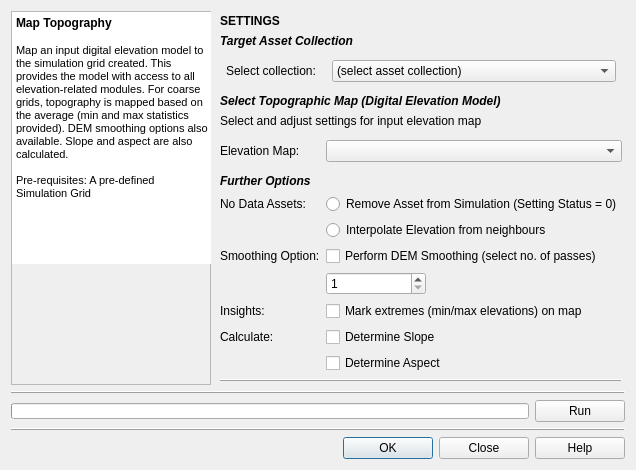
<?xml version="1.0" encoding="UTF-8"?>
<ui version="4.0">
 <class>Map_Topography</class>
 <widget class="QDialog" name="Map_Topography">
  <property name="geometry">
   <rect>
    <x>0</x>
    <y>0</y>
    <width>630</width>
    <height>470</height>
   </rect>
  </property>
  <property name="windowTitle">
   <string>Map Topography to Simulation</string>
  </property>
  <property name="windowIcon">
   <iconset resource="../../../../../Dropbox/UrbanBEATS Master Project/graphics/ubeats.qrc">
    <normaloff>:/icons/topography.png</normaloff>:/icons/topography.png</iconset>
  </property>
  <layout class="QGridLayout" name="gridLayout">
   <item row="4" column="0" colspan="2">
    <widget class="QWidget" name="buttons_widget" native="true">
     <layout class="QHBoxLayout" name="horizontalLayout">
      <property name="spacing">
       <number>6</number>
      </property>
      <property name="leftMargin">
       <number>0</number>
      </property>
      <property name="topMargin">
       <number>0</number>
      </property>
      <property name="rightMargin">
       <number>0</number>
      </property>
      <property name="bottomMargin">
       <number>0</number>
      </property>
      <item>
       <spacer name="horizontalSpacer">
        <property name="orientation">
         <enum>Qt::Horizontal</enum>
        </property>
        <property name="sizeHint" stdset="0">
         <size>
          <width>40</width>
          <height>20</height>
         </size>
        </property>
       </spacer>
      </item>
      <item>
       <widget class="QPushButton" name="ok_button">
        <property name="minimumSize">
         <size>
          <width>90</width>
          <height>0</height>
         </size>
        </property>
        <property name="whatsThis">
         <string>&lt;html&gt;&lt;head/&gt;&lt;body&gt;&lt;p&gt;Resets all parameters of this module in the current 'scenario time step' to the default values.&lt;/p&gt;&lt;/body&gt;&lt;/html&gt;</string>
        </property>
        <property name="text">
         <string>OK</string>
        </property>
        <property name="icon">
         <iconset resource="../../../../../Dropbox/UrbanBEATS Master Project/graphics/ubeats.qrc">
          <normaloff>:/icons/check.png</normaloff>:/icons/check.png</iconset>
        </property>
       </widget>
      </item>
      <item>
       <widget class="QPushButton" name="close_button">
        <property name="minimumSize">
         <size>
          <width>90</width>
          <height>0</height>
         </size>
        </property>
        <property name="text">
         <string>Close</string>
        </property>
        <property name="icon">
         <iconset resource="../../../../../Dropbox/UrbanBEATS Master Project/graphics/ubeats.qrc">
          <normaloff>:/icons/delete-icon.png</normaloff>:/icons/delete-icon.png</iconset>
        </property>
       </widget>
      </item>
      <item>
       <widget class="QPushButton" name="help_button">
        <property name="minimumSize">
         <size>
          <width>90</width>
          <height>0</height>
         </size>
        </property>
        <property name="text">
         <string>Help</string>
        </property>
        <property name="icon">
         <iconset resource="../../../../../Dropbox/UrbanBEATS Master Project/graphics/ubeats.qrc">
          <normaloff>:/icons/Help-icon.png</normaloff>:/icons/Help-icon.png</iconset>
        </property>
       </widget>
      </item>
     </layout>
    </widget>
   </item>
   <item row="0" column="0">
    <widget class="QFrame" name="frame">
     <property name="minimumSize">
      <size>
       <width>200</width>
       <height>0</height>
      </size>
     </property>
     <property name="maximumSize">
      <size>
       <width>200</width>
       <height>16777215</height>
      </size>
     </property>
     <property name="frameShape">
      <enum>QFrame::StyledPanel</enum>
     </property>
     <property name="frameShadow">
      <enum>QFrame::Raised</enum>
     </property>
     <layout class="QVBoxLayout" name="verticalLayout_6">
      <property name="spacing">
       <number>0</number>
      </property>
      <property name="leftMargin">
       <number>0</number>
      </property>
      <property name="topMargin">
       <number>0</number>
      </property>
      <property name="rightMargin">
       <number>0</number>
      </property>
      <property name="bottomMargin">
       <number>0</number>
      </property>
      <item>
       <widget class="QTextBrowser" name="description">
        <property name="minimumSize">
         <size>
          <width>200</width>
          <height>0</height>
         </size>
        </property>
        <property name="maximumSize">
         <size>
          <width>200</width>
          <height>16777215</height>
         </size>
        </property>
        <property name="frameShape">
         <enum>QFrame::NoFrame</enum>
        </property>
        <property name="frameShadow">
         <enum>QFrame::Plain</enum>
        </property>
        <property name="verticalScrollBarPolicy">
         <enum>Qt::ScrollBarAsNeeded</enum>
        </property>
        <property name="html">
         <string>&lt;!DOCTYPE HTML PUBLIC &quot;-//W3C//DTD HTML 4.0//EN&quot; &quot;http://www.w3.org/TR/REC-html40/strict.dtd&quot;&gt;
&lt;html&gt;&lt;head&gt;&lt;meta name=&quot;qrichtext&quot; content=&quot;1&quot; /&gt;&lt;style type=&quot;text/css&quot;&gt;
p, li { white-space: pre-wrap; }
&lt;/style&gt;&lt;/head&gt;&lt;body style=&quot; font-family:'MS Shell Dlg 2'; font-size:8.25pt; font-weight:400; font-style:normal;&quot;&gt;
&lt;p style=&quot; margin-top:0px; margin-bottom:0px; margin-left:0px; margin-right:0px; -qt-block-indent:0; text-indent:0px;&quot;&gt;&lt;span style=&quot; font-size:9pt; font-weight:600;&quot;&gt;Map Topography&lt;/span&gt;&lt;/p&gt;
&lt;p style=&quot;-qt-paragraph-type:empty; margin-top:0px; margin-bottom:0px; margin-left:0px; margin-right:0px; -qt-block-indent:0; text-indent:0px; font-size:9pt; font-weight:600;&quot;&gt;&lt;br /&gt;&lt;/p&gt;
&lt;p style=&quot; margin-top:0px; margin-bottom:0px; margin-left:0px; margin-right:0px; -qt-block-indent:0; text-indent:0px;&quot;&gt;Map an input digital elevation model to the simulation grid created. This provides the model with access to all elevation-related modules. For coarse grids, topography is mapped based on the average (min and max statistics provided). DEM smoothing options also available. Slope and aspect are also calculated.&lt;/p&gt;
&lt;p style=&quot;-qt-paragraph-type:empty; margin-top:0px; margin-bottom:0px; margin-left:0px; margin-right:0px; -qt-block-indent:0; text-indent:0px; font-size:8pt;&quot;&gt;&lt;br /&gt;&lt;/p&gt;
&lt;p style=&quot; margin-top:0px; margin-bottom:0px; margin-left:0px; margin-right:0px; -qt-block-indent:0; text-indent:0px;&quot;&gt;&lt;span style=&quot; font-size:8pt;&quot;&gt;Pre-requisites: A pre-defined Simulation Grid&lt;/span&gt;&lt;/p&gt;&lt;/body&gt;&lt;/html&gt;</string>
        </property>
       </widget>
      </item>
      <item>
       <widget class="QLabel" name="img">
        <property name="sizePolicy">
         <sizepolicy hsizetype="Preferred" vsizetype="Fixed">
          <horstretch>0</horstretch>
          <verstretch>0</verstretch>
         </sizepolicy>
        </property>
        <property name="minimumSize">
         <size>
          <width>200</width>
          <height>120</height>
         </size>
        </property>
        <property name="maximumSize">
         <size>
          <width>200</width>
          <height>120</height>
         </size>
        </property>
        <property name="text">
         <string/>
        </property>
        <property name="pixmap">
         <pixmap resource="../../../../../Dropbox/UrbanBEATS Master Project/graphics/ubeats.qrc">:/mod_imgs/module_imgs/mod_topography.jpg</pixmap>
        </property>
       </widget>
      </item>
     </layout>
    </widget>
   </item>
   <item row="1" column="0" colspan="2">
    <widget class="Line" name="line_2">
     <property name="frameShadow">
      <enum>QFrame::Raised</enum>
     </property>
     <property name="orientation">
      <enum>Qt::Horizontal</enum>
     </property>
    </widget>
   </item>
   <item row="2" column="0" colspan="2">
    <widget class="QWidget" name="widget" native="true">
     <property name="minimumSize">
      <size>
       <width>0</width>
       <height>0</height>
      </size>
     </property>
     <layout class="QHBoxLayout" name="horizontalLayout_2">
      <property name="leftMargin">
       <number>0</number>
      </property>
      <property name="topMargin">
       <number>0</number>
      </property>
      <property name="rightMargin">
       <number>0</number>
      </property>
      <property name="bottomMargin">
       <number>0</number>
      </property>
      <item>
       <widget class="QProgressBar" name="progressbar">
        <property name="minimumSize">
         <size>
          <width>0</width>
          <height>16</height>
         </size>
        </property>
        <property name="maximumSize">
         <size>
          <width>16777215</width>
          <height>16</height>
         </size>
        </property>
        <property name="value">
         <number>0</number>
        </property>
        <property name="textVisible">
         <bool>false</bool>
        </property>
        <property name="orientation">
         <enum>Qt::Horizontal</enum>
        </property>
        <property name="invertedAppearance">
         <bool>false</bool>
        </property>
        <property name="textDirection">
         <enum>QProgressBar::TopToBottom</enum>
        </property>
       </widget>
      </item>
      <item>
       <widget class="QPushButton" name="run_button">
        <property name="minimumSize">
         <size>
          <width>90</width>
          <height>0</height>
         </size>
        </property>
        <property name="maximumSize">
         <size>
          <width>90</width>
          <height>16777215</height>
         </size>
        </property>
        <property name="text">
         <string>Run</string>
        </property>
        <property name="icon">
         <iconset resource="../../../../../Dropbox/UrbanBEATS Master Project/graphics/ubeats.qrc">
          <normaloff>:/icons/Play-icon.png</normaloff>:/icons/Play-icon.png</iconset>
        </property>
       </widget>
      </item>
     </layout>
    </widget>
   </item>
   <item row="0" column="1">
    <widget class="QWidget" name="parameters" native="true">
     <layout class="QVBoxLayout" name="verticalLayout">
      <property name="spacing">
       <number>6</number>
      </property>
      <property name="leftMargin">
       <number>3</number>
      </property>
      <property name="topMargin">
       <number>3</number>
      </property>
      <property name="rightMargin">
       <number>3</number>
      </property>
      <property name="bottomMargin">
       <number>3</number>
      </property>
      <item>
       <widget class="QLabel" name="title">
        <property name="text">
         <string>&lt;html&gt;&lt;head/&gt;&lt;body&gt;&lt;p&gt;&lt;span style=&quot; font-size:9pt; font-weight:600;&quot;&gt;SETTINGS&lt;/span&gt;&lt;/p&gt;&lt;/body&gt;&lt;/html&gt;</string>
        </property>
       </widget>
      </item>
      <item>
       <widget class="QLabel" name="asset_col_title">
        <property name="text">
         <string>&lt;html&gt;&lt;head/&gt;&lt;body&gt;&lt;p&gt;&lt;span style=&quot; font-weight:600; font-style:italic;&quot;&gt;Target Asset Collection&lt;/span&gt;&lt;/p&gt;&lt;/body&gt;&lt;/html&gt;</string>
        </property>
       </widget>
      </item>
      <item>
       <widget class="QWidget" name="gridname_widget" native="true">
        <layout class="QGridLayout" name="gridLayout_7">
         <property name="leftMargin">
          <number>6</number>
         </property>
         <property name="topMargin">
          <number>6</number>
         </property>
         <property name="rightMargin">
          <number>6</number>
         </property>
         <property name="bottomMargin">
          <number>6</number>
         </property>
         <item row="0" column="1">
          <widget class="QComboBox" name="assetcol_combo">
           <item>
            <property name="text">
             <string>(select asset collection)</string>
            </property>
           </item>
          </widget>
         </item>
         <item row="0" column="0">
          <widget class="QLabel" name="gridname_lbl">
           <property name="minimumSize">
            <size>
             <width>100</width>
             <height>0</height>
            </size>
           </property>
           <property name="maximumSize">
            <size>
             <width>100</width>
             <height>16777215</height>
            </size>
           </property>
           <property name="whatsThis">
            <string>Width of the square cell in the city grid in metres</string>
           </property>
           <property name="text">
            <string>Select collection:</string>
           </property>
          </widget>
         </item>
        </layout>
       </widget>
      </item>
      <item>
       <widget class="QLabel" name="elevmap_title">
        <property name="text">
         <string>&lt;html&gt;&lt;head/&gt;&lt;body&gt;&lt;p&gt;&lt;span style=&quot; font-weight:600; font-style:italic;&quot;&gt;Select Topographic Map (Digital Elevation Model)&lt;/span&gt;&lt;/p&gt;&lt;/body&gt;&lt;/html&gt;</string>
        </property>
       </widget>
      </item>
      <item>
       <widget class="QLabel" name="elevmap_descr">
        <property name="minimumSize">
         <size>
          <width>0</width>
          <height>0</height>
         </size>
        </property>
        <property name="maximumSize">
         <size>
          <width>16777215</width>
          <height>16777215</height>
         </size>
        </property>
        <property name="whatsThis">
         <string>Width of the square cell in the city grid in metres</string>
        </property>
        <property name="text">
         <string>Select and adjust settings for input elevation map</string>
        </property>
       </widget>
      </item>
      <item>
       <widget class="QWidget" name="gridname_box_2" native="true">
        <layout class="QGridLayout" name="gridLayout_8">
         <property name="leftMargin">
          <number>0</number>
         </property>
         <property name="topMargin">
          <number>6</number>
         </property>
         <property name="rightMargin">
          <number>0</number>
         </property>
         <property name="bottomMargin">
          <number>6</number>
         </property>
         <item row="0" column="1" colspan="2">
          <widget class="QComboBox" name="elev_combo"/>
         </item>
         <item row="0" column="0">
          <widget class="QLabel" name="elevmap_lbl">
           <property name="minimumSize">
            <size>
             <width>100</width>
             <height>0</height>
            </size>
           </property>
           <property name="maximumSize">
            <size>
             <width>100</width>
             <height>16777215</height>
            </size>
           </property>
           <property name="whatsThis">
            <string>Width of the square cell in the city grid in metres</string>
           </property>
           <property name="text">
            <string>Elevation Map:</string>
           </property>
          </widget>
         </item>
        </layout>
       </widget>
      </item>
      <item>
       <widget class="QLabel" name="furtheroptions_title">
        <property name="text">
         <string>&lt;html&gt;&lt;head/&gt;&lt;body&gt;&lt;p&gt;&lt;span style=&quot; font-weight:600; font-style:italic;&quot;&gt;Further Options&lt;/span&gt;&lt;/p&gt;&lt;/body&gt;&lt;/html&gt;</string>
        </property>
       </widget>
      </item>
      <item>
       <widget class="QWidget" name="nodata_widget" native="true">
        <layout class="QGridLayout" name="gridLayout_3">
         <property name="leftMargin">
          <number>0</number>
         </property>
         <property name="topMargin">
          <number>0</number>
         </property>
         <property name="rightMargin">
          <number>0</number>
         </property>
         <property name="bottomMargin">
          <number>0</number>
         </property>
         <item row="0" column="0">
          <widget class="QLabel" name="nodata_lbl">
           <property name="minimumSize">
            <size>
             <width>100</width>
             <height>0</height>
            </size>
           </property>
           <property name="maximumSize">
            <size>
             <width>100</width>
             <height>16777215</height>
            </size>
           </property>
           <property name="whatsThis">
            <string>Width of the square cell in the city grid in metres</string>
           </property>
           <property name="text">
            <string>No Data Assets:</string>
           </property>
          </widget>
         </item>
         <item row="0" column="1">
          <widget class="QRadioButton" name="nodata_remove_radio">
           <property name="text">
            <string>Remove Asset from Simulation (Setting Status = 0)</string>
           </property>
          </widget>
         </item>
         <item row="1" column="1">
          <widget class="QRadioButton" name="nodata_interpolate_radio">
           <property name="text">
            <string>Interpolate Elevation from neighbours</string>
           </property>
          </widget>
         </item>
        </layout>
       </widget>
      </item>
      <item>
       <widget class="QWidget" name="smoothing_widget" native="true">
        <layout class="QGridLayout" name="gridLayout_2">
         <property name="leftMargin">
          <number>0</number>
         </property>
         <property name="topMargin">
          <number>0</number>
         </property>
         <property name="rightMargin">
          <number>0</number>
         </property>
         <property name="bottomMargin">
          <number>0</number>
         </property>
         <item row="1" column="2">
          <spacer name="horizontalSpacer_2">
           <property name="orientation">
            <enum>Qt::Horizontal</enum>
           </property>
           <property name="sizeHint" stdset="0">
            <size>
             <width>40</width>
             <height>20</height>
            </size>
           </property>
          </spacer>
         </item>
         <item row="0" column="1" colspan="2">
          <widget class="QCheckBox" name="demsmooth_check">
           <property name="toolTip">
            <string>&lt;!DOCTYPE HTML PUBLIC &quot;-//W3C//DTD HTML 4.0//EN&quot; &quot;http://www.w3.org/TR/REC-html40/strict.dtd&quot;&gt;
&lt;html&gt;&lt;head&gt;&lt;meta name=&quot;qrichtext&quot; content=&quot;1&quot; /&gt;&lt;style type=&quot;text/css&quot;&gt;
p, li { white-space: pre-wrap; }
&lt;/style&gt;&lt;/head&gt;&lt;body style=&quot; font-family:'MS Shell Dlg 2'; font-size:8.25pt; font-weight:400; font-style:normal;&quot;&gt;
&lt;p style=&quot; margin-top:0px; margin-bottom:0px; margin-left:0px; margin-right:0px; -qt-block-indent:0; text-indent:0px;&quot;&gt;&lt;span style=&quot; font-size:8pt;&quot;&gt;Check if you want to avoid localised ponds forming in the region. If this is of particular interest because the DEM's accuracy has been assured and the purpose of the simulation is to assess these problem spots, then leave this box unchecked.&lt;/span&gt;&lt;/p&gt;
&lt;p style=&quot;-qt-paragraph-type:empty; margin-top:0px; margin-bottom:0px; margin-left:0px; margin-right:0px; -qt-block-indent:0; text-indent:0px; font-size:8pt;&quot;&gt;&lt;/p&gt;
&lt;p style=&quot; margin-top:0px; margin-bottom:0px; margin-left:0px; margin-right:0px; -qt-block-indent:0; text-indent:0px;&quot;&gt;&lt;span style=&quot; font-size:8pt;&quot;&gt;Correction proceeds as follows:&lt;/span&gt;&lt;/p&gt;
&lt;p style=&quot; margin-top:0px; margin-bottom:0px; margin-left:0px; margin-right:0px; -qt-block-indent:0; text-indent:0px;&quot;&gt;&lt;span style=&quot; font-size:8pt;&quot;&gt;- If cell cannot transfer water downhill, but there is an adjacent cell with identical elevation within tolerance limit, it will transfer the water into this.&lt;/span&gt;&lt;/p&gt;
&lt;p style=&quot; margin-top:0px; margin-bottom:0px; margin-left:0px; margin-right:0px; -qt-block-indent:0; text-indent:0px;&quot;&gt;&lt;span style=&quot; font-size:8pt;&quot;&gt;- If tolerance limit is not met, cell's water is routed directly to catchment outlet.&lt;/span&gt;&lt;/p&gt;&lt;/body&gt;&lt;/html&gt;</string>
           </property>
           <property name="whatsThis">
            <string>&lt;!DOCTYPE HTML PUBLIC &quot;-//W3C//DTD HTML 4.0//EN&quot; &quot;http://www.w3.org/TR/REC-html40/strict.dtd&quot;&gt;
&lt;html&gt;&lt;head&gt;&lt;meta name=&quot;qrichtext&quot; content=&quot;1&quot; /&gt;&lt;style type=&quot;text/css&quot;&gt;
p, li { white-space: pre-wrap; }
&lt;/style&gt;&lt;/head&gt;&lt;body style=&quot; font-family:'MS Shell Dlg 2'; font-size:8.25pt; font-weight:400; font-style:normal;&quot;&gt;
&lt;p style=&quot; margin-top:0px; margin-bottom:0px; margin-left:0px; margin-right:0px; -qt-block-indent:0; text-indent:0px;&quot;&gt;&lt;span style=&quot; font-size:8pt;&quot;&gt;Applies a weighted average smoothing filter over the DEM layer. &lt;/span&gt;&lt;/p&gt;&lt;/body&gt;&lt;/html&gt;</string>
           </property>
           <property name="text">
            <string>Perform DEM Smoothing (select no. of passes)</string>
           </property>
          </widget>
         </item>
         <item row="1" column="1">
          <widget class="QSpinBox" name="demsmooth_spin">
           <property name="minimumSize">
            <size>
             <width>100</width>
             <height>0</height>
            </size>
           </property>
           <property name="toolTip">
            <string>Select the number of times the smoothing algorithm should be applied. A higher number will lead to a much smoother map, but can result in possible issues with finding flow paths.</string>
           </property>
           <property name="minimum">
            <number>1</number>
           </property>
           <property name="maximum">
            <number>2</number>
           </property>
          </widget>
         </item>
         <item row="0" column="0">
          <widget class="QLabel" name="smoothing_lbl">
           <property name="minimumSize">
            <size>
             <width>100</width>
             <height>0</height>
            </size>
           </property>
           <property name="maximumSize">
            <size>
             <width>100</width>
             <height>16777215</height>
            </size>
           </property>
           <property name="whatsThis">
            <string>Width of the square cell in the city grid in metres</string>
           </property>
           <property name="text">
            <string>Smoothing Option:</string>
           </property>
          </widget>
         </item>
        </layout>
       </widget>
      </item>
      <item>
       <widget class="QWidget" name="gridname_box_3" native="true">
        <layout class="QGridLayout" name="gridLayout_10">
         <property name="leftMargin">
          <number>0</number>
         </property>
         <property name="topMargin">
          <number>0</number>
         </property>
         <property name="rightMargin">
          <number>0</number>
         </property>
         <property name="bottomMargin">
          <number>0</number>
         </property>
         <item row="0" column="0">
          <widget class="QLabel" name="insights_lbl">
           <property name="minimumSize">
            <size>
             <width>100</width>
             <height>0</height>
            </size>
           </property>
           <property name="maximumSize">
            <size>
             <width>100</width>
             <height>16777215</height>
            </size>
           </property>
           <property name="whatsThis">
            <string>Width of the square cell in the city grid in metres</string>
           </property>
           <property name="text">
            <string>Insights:</string>
           </property>
          </widget>
         </item>
         <item row="0" column="1">
          <widget class="QCheckBox" name="topo_lowest_check">
           <property name="toolTip">
            <string>&lt;!DOCTYPE HTML PUBLIC &quot;-//W3C//DTD HTML 4.0//EN&quot; &quot;http://www.w3.org/TR/REC-html40/strict.dtd&quot;&gt;
&lt;html&gt;&lt;head&gt;&lt;meta name=&quot;qrichtext&quot; content=&quot;1&quot; /&gt;&lt;style type=&quot;text/css&quot;&gt;
p, li { white-space: pre-wrap; }
&lt;/style&gt;&lt;/head&gt;&lt;body style=&quot; font-family:'MS Shell Dlg 2'; font-size:8pt; font-weight:400; font-style:normal;&quot;&gt;
&lt;p style=&quot;-qt-paragraph-type:empty; margin-top:0px; margin-bottom:0px; margin-left:0px; margin-right:0px; -qt-block-indent:0; text-indent:0px; font-size:8.25pt;&quot;&gt;&lt;br /&gt;&lt;/p&gt;&lt;/body&gt;&lt;/html&gt;</string>
           </property>
           <property name="whatsThis">
            <string>&lt;!DOCTYPE HTML PUBLIC &quot;-//W3C//DTD HTML 4.0//EN&quot; &quot;http://www.w3.org/TR/REC-html40/strict.dtd&quot;&gt;
&lt;html&gt;&lt;head&gt;&lt;meta name=&quot;qrichtext&quot; content=&quot;1&quot; /&gt;&lt;style type=&quot;text/css&quot;&gt;
p, li { white-space: pre-wrap; }
&lt;/style&gt;&lt;/head&gt;&lt;body style=&quot; font-family:'MS Shell Dlg 2'; font-size:8pt; font-weight:400; font-style:normal;&quot;&gt;
&lt;p style=&quot;-qt-paragraph-type:empty; margin-top:0px; margin-bottom:0px; margin-left:0px; margin-right:0px; -qt-block-indent:0; text-indent:0px; font-size:8.25pt;&quot;&gt;&lt;br /&gt;&lt;/p&gt;&lt;/body&gt;&lt;/html&gt;</string>
           </property>
           <property name="text">
            <string>Mark extremes (min/max elevations) on map</string>
           </property>
          </widget>
         </item>
        </layout>
       </widget>
      </item>
      <item>
       <widget class="QWidget" name="gridname_box_4" native="true">
        <layout class="QGridLayout" name="gridLayout_11">
         <property name="leftMargin">
          <number>0</number>
         </property>
         <property name="topMargin">
          <number>0</number>
         </property>
         <property name="rightMargin">
          <number>0</number>
         </property>
         <property name="bottomMargin">
          <number>0</number>
         </property>
         <item row="0" column="0">
          <widget class="QLabel" name="calculate_lbl">
           <property name="minimumSize">
            <size>
             <width>100</width>
             <height>0</height>
            </size>
           </property>
           <property name="maximumSize">
            <size>
             <width>100</width>
             <height>16777215</height>
            </size>
           </property>
           <property name="whatsThis">
            <string>Width of the square cell in the city grid in metres</string>
           </property>
           <property name="text">
            <string>Calculate:</string>
           </property>
          </widget>
         </item>
         <item row="1" column="1">
          <widget class="QCheckBox" name="aspect_check">
           <property name="toolTip">
            <string>&lt;!DOCTYPE HTML PUBLIC &quot;-//W3C//DTD HTML 4.0//EN&quot; &quot;http://www.w3.org/TR/REC-html40/strict.dtd&quot;&gt;
&lt;html&gt;&lt;head&gt;&lt;meta name=&quot;qrichtext&quot; content=&quot;1&quot; /&gt;&lt;style type=&quot;text/css&quot;&gt;
p, li { white-space: pre-wrap; }
&lt;/style&gt;&lt;/head&gt;&lt;body style=&quot; font-family:'MS Shell Dlg 2'; font-size:8pt; font-weight:400; font-style:normal;&quot;&gt;
&lt;p style=&quot;-qt-paragraph-type:empty; margin-top:0px; margin-bottom:0px; margin-left:0px; margin-right:0px; -qt-block-indent:0; text-indent:0px; font-size:8.25pt;&quot;&gt;&lt;br /&gt;&lt;/p&gt;&lt;/body&gt;&lt;/html&gt;</string>
           </property>
           <property name="whatsThis">
            <string>&lt;!DOCTYPE HTML PUBLIC &quot;-//W3C//DTD HTML 4.0//EN&quot; &quot;http://www.w3.org/TR/REC-html40/strict.dtd&quot;&gt;
&lt;html&gt;&lt;head&gt;&lt;meta name=&quot;qrichtext&quot; content=&quot;1&quot; /&gt;&lt;style type=&quot;text/css&quot;&gt;
p, li { white-space: pre-wrap; }
&lt;/style&gt;&lt;/head&gt;&lt;body style=&quot; font-family:'MS Shell Dlg 2'; font-size:8pt; font-weight:400; font-style:normal;&quot;&gt;
&lt;p style=&quot;-qt-paragraph-type:empty; margin-top:0px; margin-bottom:0px; margin-left:0px; margin-right:0px; -qt-block-indent:0; text-indent:0px; font-size:8.25pt;&quot;&gt;&lt;br /&gt;&lt;/p&gt;&lt;/body&gt;&lt;/html&gt;</string>
           </property>
           <property name="text">
            <string>Determine Aspect</string>
           </property>
          </widget>
         </item>
         <item row="0" column="1" colspan="2">
          <widget class="QCheckBox" name="slope_check">
           <property name="toolTip">
            <string>&lt;!DOCTYPE HTML PUBLIC &quot;-//W3C//DTD HTML 4.0//EN&quot; &quot;http://www.w3.org/TR/REC-html40/strict.dtd&quot;&gt;
&lt;html&gt;&lt;head&gt;&lt;meta name=&quot;qrichtext&quot; content=&quot;1&quot; /&gt;&lt;style type=&quot;text/css&quot;&gt;
p, li { white-space: pre-wrap; }
&lt;/style&gt;&lt;/head&gt;&lt;body style=&quot; font-family:'MS Shell Dlg 2'; font-size:8pt; font-weight:400; font-style:normal;&quot;&gt;
&lt;p style=&quot;-qt-paragraph-type:empty; margin-top:0px; margin-bottom:0px; margin-left:0px; margin-right:0px; -qt-block-indent:0; text-indent:0px; font-size:8.25pt;&quot;&gt;&lt;br /&gt;&lt;/p&gt;&lt;/body&gt;&lt;/html&gt;</string>
           </property>
           <property name="whatsThis">
            <string>&lt;!DOCTYPE HTML PUBLIC &quot;-//W3C//DTD HTML 4.0//EN&quot; &quot;http://www.w3.org/TR/REC-html40/strict.dtd&quot;&gt;
&lt;html&gt;&lt;head&gt;&lt;meta name=&quot;qrichtext&quot; content=&quot;1&quot; /&gt;&lt;style type=&quot;text/css&quot;&gt;
p, li { white-space: pre-wrap; }
&lt;/style&gt;&lt;/head&gt;&lt;body style=&quot; font-family:'MS Shell Dlg 2'; font-size:8pt; font-weight:400; font-style:normal;&quot;&gt;
&lt;p style=&quot;-qt-paragraph-type:empty; margin-top:0px; margin-bottom:0px; margin-left:0px; margin-right:0px; -qt-block-indent:0; text-indent:0px; font-size:8.25pt;&quot;&gt;&lt;br /&gt;&lt;/p&gt;&lt;/body&gt;&lt;/html&gt;</string>
           </property>
           <property name="text">
            <string>Determine Slope</string>
           </property>
          </widget>
         </item>
        </layout>
       </widget>
      </item>
      <item>
       <spacer name="verticalSpacer">
        <property name="orientation">
         <enum>Qt::Vertical</enum>
        </property>
        <property name="sizeHint" stdset="0">
         <size>
          <width>20</width>
          <height>40</height>
         </size>
        </property>
       </spacer>
      </item>
      <item>
       <widget class="Line" name="line">
        <property name="frameShadow">
         <enum>QFrame::Raised</enum>
        </property>
        <property name="orientation">
         <enum>Qt::Horizontal</enum>
        </property>
       </widget>
      </item>
     </layout>
    </widget>
   </item>
   <item row="3" column="0" colspan="2">
    <widget class="Line" name="line_3">
     <property name="frameShadow">
      <enum>QFrame::Raised</enum>
     </property>
     <property name="orientation">
      <enum>Qt::Horizontal</enum>
     </property>
    </widget>
   </item>
  </layout>
 </widget>
 <resources>
  <include location="../../../../../Dropbox/UrbanBEATS Master Project/graphics/ubeats.qrc"/>
 </resources>
 <connections>
  <connection>
   <sender>close_button</sender>
   <signal>clicked()</signal>
   <receiver>Map_Topography</receiver>
   <slot>reject()</slot>
   <hints>
    <hint type="sourcelabel">
     <x>479</x>
     <y>412</y>
    </hint>
    <hint type="destinationlabel">
     <x>314</x>
     <y>216</y>
    </hint>
   </hints>
  </connection>
 </connections>
</ui>
